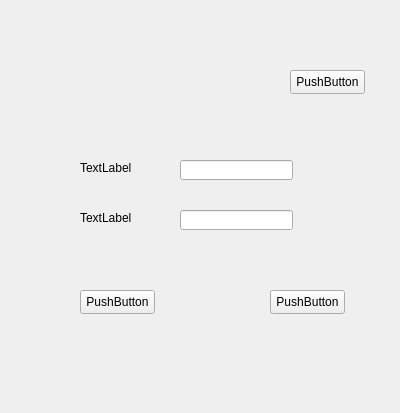
<?xml version="1.0" encoding="UTF-8"?>
<ui version="4.0">
 <class>Form</class>
 <widget class="QWidget" name="Form">
  <property name="geometry">
   <rect>
    <x>0</x>
    <y>0</y>
    <width>400</width>
    <height>413</height>
   </rect>
  </property>
  <property name="windowTitle">
   <string>Form</string>
  </property>
  <widget class="QPushButton" name="pushButton">
   <property name="geometry">
    <rect>
     <x>80</x>
     <y>290</y>
     <width>75</width>
     <height>24</height>
    </rect>
   </property>
   <property name="text">
    <string>PushButton</string>
   </property>
  </widget>
  <widget class="QPushButton" name="pushButton_2">
   <property name="geometry">
    <rect>
     <x>270</x>
     <y>290</y>
     <width>75</width>
     <height>24</height>
    </rect>
   </property>
   <property name="text">
    <string>PushButton</string>
   </property>
  </widget>
  <widget class="QPushButton" name="pushButton_3">
   <property name="geometry">
    <rect>
     <x>290</x>
     <y>70</y>
     <width>75</width>
     <height>24</height>
    </rect>
   </property>
   <property name="text">
    <string>PushButton</string>
   </property>
  </widget>
  <widget class="QLineEdit" name="lineEdit">
   <property name="geometry">
    <rect>
     <x>180</x>
     <y>160</y>
     <width>113</width>
     <height>20</height>
    </rect>
   </property>
  </widget>
  <widget class="QLineEdit" name="lineEdit_2">
   <property name="geometry">
    <rect>
     <x>180</x>
     <y>210</y>
     <width>113</width>
     <height>20</height>
    </rect>
   </property>
  </widget>
  <widget class="QLabel" name="label">
   <property name="geometry">
    <rect>
     <x>80</x>
     <y>160</y>
     <width>55</width>
     <height>16</height>
    </rect>
   </property>
   <property name="text">
    <string>TextLabel</string>
   </property>
  </widget>
  <widget class="QLabel" name="label_2">
   <property name="geometry">
    <rect>
     <x>80</x>
     <y>210</y>
     <width>55</width>
     <height>16</height>
    </rect>
   </property>
   <property name="text">
    <string>TextLabel</string>
   </property>
  </widget>
 </widget>
 <resources/>
 <connections/>
</ui>
